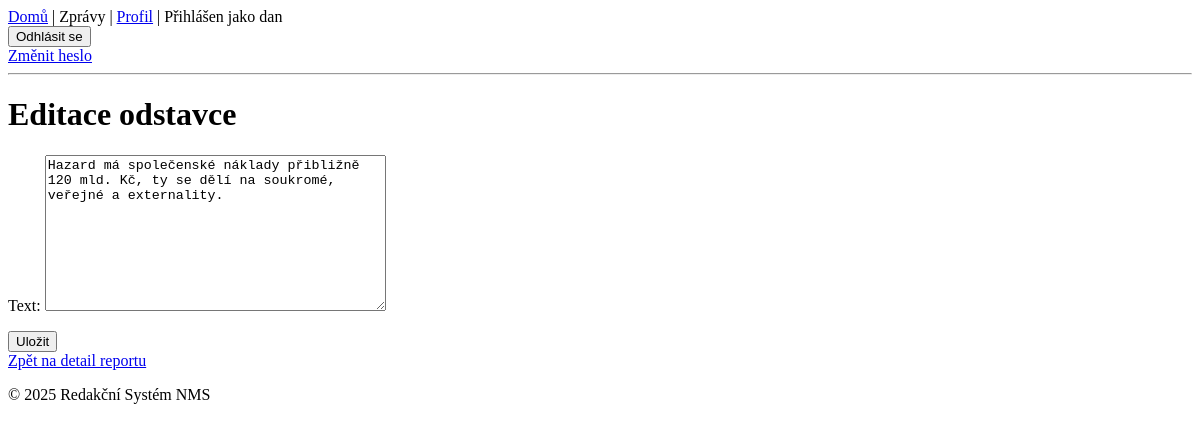
/paragraph/1/edit/ (signed in), run on an earlier commit of the app's database.
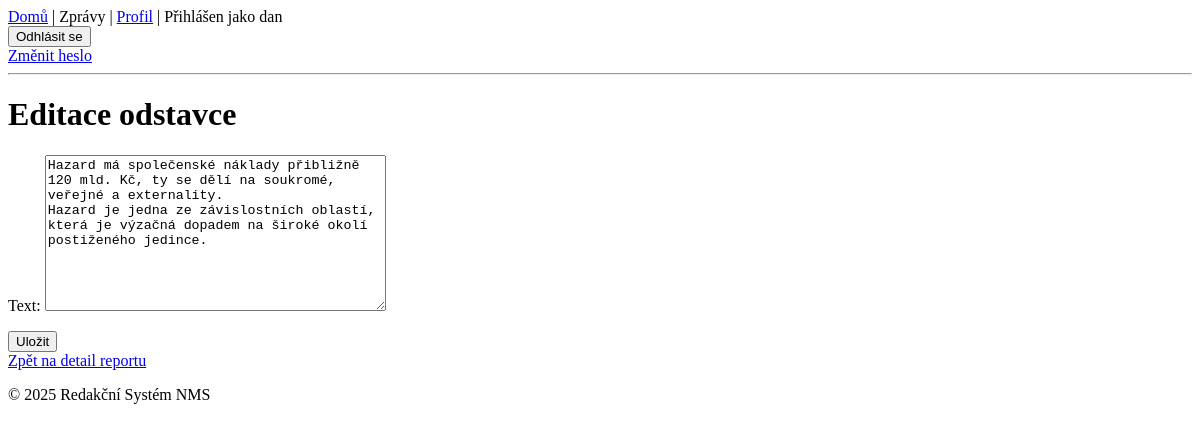
And on a later commit of the database.
### reports/models.py (models this page shows, shortened)
class ContentElement(PolymorphicModel):
    class ContentElementStatus(models.TextChoices):
        DRAFT = "DRAFT", "Draft"
        STAGED = "STAGED", "Staged"
        APPROVED = "APPROVED", "Approved"
    section = models.ForeignKey(Section, on_delete=models.CASCADE, related_name="content_elements")
    order = models.PositiveIntegerField()
    status = models.CharField(
        max_length=10,
        choices=ContentElementStatus.choices,
        default=ContentElementStatus.DRAFT
    )
    class Meta:
        ordering = ["order"]

class Paragraph(ContentElement):
    text = models.TextField(blank=True, default="Zadejte text odstavce")

### reports/views.py (the view, shortened to what this page needs)
# urls.py: path('paragraph/<int:pk>/edit/', views.ParagraphUpdateView.as_view(), name='paragraph_edit'),
@method_decorator(login_required, name='dispatch')
class ParagraphUpdateView(UpdateView):
    model = Paragraph
    form_class = ParagraphForm  #  Používáš ParagraphForm
    template_name = 'reports/paragraph_form.html'

### reports/forms.py
class ParagraphForm(forms.ModelForm):
    class Meta:
        model = Paragraph
        fields = ['text']

### templates/reports/paragraph_form.html (shortened to what this page needs)
{% extends 'base.html' %}
{% block content %}
  <h1>Editace odstavce</h1>
  <form method="post">
    {{ form.as_p }}
    <button type="submit">Uložit</button>
  </form>
  <a href="{% url 'reports:report_detail' object.section.report.pk %}">Zpět na detail reportu</a>
{% endblock %}

What changed in the data, as far as the page shows it:
changed Paragraph: text "Hazard má společenské náklady přibližně 120 mld. Kč, ty se dělí na soukromé, veřejné a externality." → "…soukromé, veřejné a externality. Hazard je jedna ze závislostních oblastí, která je výzačná dopadem na široké okolí postiženého jedince."
